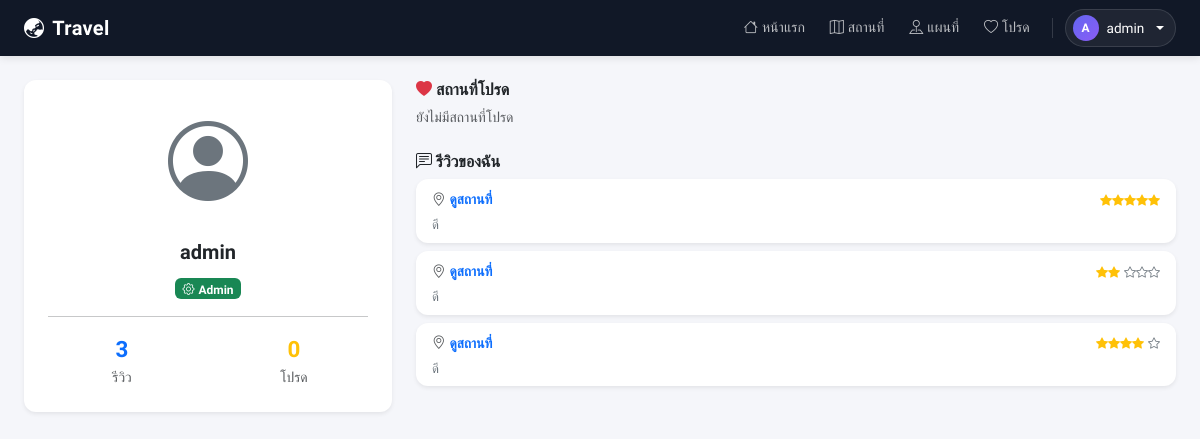
/user/profile (signed in), run on the app's committed database.
### models.py (models this page shows)
class User(db.Model, UserMixin):
    __tablename__ = 'user'
    id       = db.Column(db.Integer, primary_key=True)
    username = db.Column(db.String(100), unique=True, nullable=False)
    password = db.Column(db.String(200), nullable=False)
    email    = db.Column(db.String(200), unique=True, nullable=True)
    phone    = db.Column(db.String(20),  unique=True, nullable=True)
    is_admin = db.Column(db.Boolean, default=False)
    reviews   = db.relationship('Review',   backref='user', lazy=True)
    favorites = db.relationship('Favorite', backref='user', lazy=True)

class Review(db.Model):
    __tablename__ = 'review'
    id       = db.Column(db.Integer, primary_key=True)
    comment  = db.Column(db.Text,    nullable=False)
    rating   = db.Column(db.Integer, nullable=False)
    user_id  = db.Column(db.Integer, db.ForeignKey('user.id'),  nullable=False)
    place_id = db.Column(db.Integer, db.ForeignKey('place.id'), nullable=False)

### blueprints/user_bp.py (the view)
@user_bp.route('/profile')
@login_required
def profile():
    return _show_profile(current_user)

### blueprints/user_bp.py (called while the page is built)
def _show_profile(user):
    reviews    = Review.query.filter_by(user_id=user.id).all()
    fav_places = [f.place for f in Favorite.query.filter_by(user_id=user.id).all()]
    return render_template('user/profile.html',
                           user=user, reviews=reviews, fav_places=fav_places)

### templates/user/profile.html (shortened to what this page needs)
{% extends 'base.html' %}
{% block content %}
<div class="row g-4">
    <div class="col-md-4">
        <div class="card shadow-sm border-0 p-4 text-center" style="border-radius:16px;">
            <div class="mb-3">
                <i class="bi bi-person-circle" style="font-size:5rem;color:#6c757d;"></i>
            </div>
            <h5 class="fw-bold mb-1">{{ user.username }}</h5>
            <div class="mt-2">
                {% if user.is_admin %}
                    <span class="badge bg-success"><i class="bi bi-gear me-1"></i>Admin</span>
                {% else %}
                    <span class="badge bg-secondary"><i class="bi bi-person me-1"></i>User</span>
                {% endif %}
            </div>
            <hr>
            <div class="row text-center">
                <div class="col">
                    <div class="fw-bold text-primary" style="font-size:1.4rem;">{{ reviews|length }}</div>
                    <div class="text-muted small">รีวิว</div>
                </div>
                <div class="col">
                    <div class="fw-bold text-warning" style="font-size:1.4rem;">{{ fav_places|length }}</div>
                    <div class="text-muted small">โปรด</div>
                </div>
            </div>
        </div>
    </div>
    <div class="col-md-8">
        <h6 class="fw-semibold mb-2"><i class="bi bi-heart-fill text-danger me-1"></i>สถานที่โปรด</h6>
        {% if fav_places %}
        <div class="row g-2 mb-4">
            {% for p in fav_places %}
            <div class="col-6 col-lg-4">
                <a href="{{ url_for('places.detail', id=p.id) }}" class="text-decoration-none text-dark">
                <div class="card border-0 shadow-sm" style="border-radius:10px;overflow:hidden;">
                    {% if p.image_url %}
                    <img src="{{ p.image_url|proxy_url }}" style="height:80px;object-fit:cover;width:100%;" onerror="this.style.display='none'">
                    {% endif %}
                    <div class="p-2">
                        <div class="fw-semibold" style="font-size:0.82rem;">{{ p.name }}</div>
                        <div class="text-muted" style="font-size:0.74rem;"><i class="bi bi-geo-alt"></i> {{ p.location }}</div>
                    </div>
                </div>
                </a>
            </div>
            {% endfor %}
        </div>
        {% else %}
        <p class="text-muted small mb-4">ยังไม่มีสถานที่โปรด</p>
        {% endif %}
        <h6 class="fw-semibold mb-2"><i class="bi bi-chat-left-text me-1"></i>รีวิวของฉัน</h6>
        {% if reviews %}
            {% for r in reviews %}
            <div class="card mb-2 border-0 shadow-sm" style="border-radius:10px;">
                <div class="card-body py-2 px-3">
                    <div class="d-flex justify-content-between align-items-center">
                        <a href="{{ url_for('places.detail', id=r.place_id) }}" class="fw-semibold text-decoration-none" style="font-size:0.85rem;">
                            <i class="bi bi-geo-alt me-1 text-muted"></i>ดูสถานที่
                        </a>
                        <span>
                            {% for i in range(r.rating) %}<i class="bi bi-star-fill text-warning" style="font-size:0.75rem;"></i>{% endfor %}
                            {% for i in range(5 - r.rating) %}<i class="bi bi-star text-secondary" style="font-size:0.75rem;"></i>{% endfor %}
                        </span>
                    </div>
                    <p class="mb-0 mt-1 text-secondary" style="font-size:0.82rem;">{{ r.comment }}</p>
                </div>
            </div>
            {% endfor %}
        {% else %}
        <p class="text-muted small">ยังไม่มีรีวิว</p>
        {% endif %}
    </div>
</div>
{% endblock %}

### templates/base.html (shortened to what this page needs)
<!DOCTYPE html>
<html lang="th">
<head>
    <link href="https://cdn.jsdelivr.net/npm/bootstrap@5.3.0/dist/css/bootstrap.min.css" rel="stylesheet">
    <link href="https://cdn.jsdelivr.net/npm/bootstrap-icons@1.11.3/font/bootstrap-icons.css" rel="stylesheet">
</head>
<body>
<nav class="navbar navbar-dark">
  <div class="container-fluid px-4">
    <a class="navbar-brand d-flex align-items-center" href="{{ url_for('places.home') }}">
        <i class="bi bi-globe-asia-australia me-2"></i>Travel
    </a>
    <div class="d-flex align-items-center gap-1 flex-wrap">
      {% if current_user.is_authenticated %}
        <a href="{{ url_for('places.home') }}" class="nav-link-clean"><i class="bi bi-house me-1"></i>หน้าแรก</a>
        <a href="{{ url_for('places.list_places') }}" class="nav-link-clean"><i class="bi bi-map me-1"></i>สถานที่</a>
        <a href="{{ url_for('places.map_view') }}" class="nav-link-clean"><i class="bi bi-pin-map me-1"></i>แผนที่</a>
        <a href="{{ url_for('places.my_favorites') }}" class="nav-link-clean"><i class="bi bi-heart me-1"></i>โปรด</a>
        <div class="dropdown">
          <button class="user-menu-btn dropdown-toggle" type="button" data-bs-toggle="dropdown" aria-expanded="false">
            <span class="user-avatar">{{ current_user.username[0]|upper }}</span>
            <span>{{ current_user.username }}</span>
          </button>
        </div>
      {% else %}
        <a href="{{ url_for('auth.login') }}" class="nav-link-clean"><i class="bi bi-box-arrow-in-right me-1"></i>เข้าสู่ระบบ</a>
        <a href="{{ url_for('auth.register') }}" class="btn btn-light btn-sm rounded-pill px-3"><i class="bi bi-person-plus me-1"></i>สมัคร</a>
      {% endif %}
    </div>
  </div>
</nav>
<div class="container-fluid px-4 mt-4">
    {% block content %}{% endblock %}
</div>
</body>
</html>

### templates/base.html (style rules this page uses)
body { font-family: 'Prompt', sans-serif; background: #f5f6fa; }
.navbar { box-shadow: 0 2px 8px rgba(0,0,0,.1); background:#111827 !important; }
.navbar-brand { font-weight: 600; letter-spacing:.3px; }
.nav-link-clean { color: rgba(255,255,255,.72); font-size: .88rem; text-decoration: none; padding: .4rem .65rem; border-radius: 6px; transition: color .15s ease, background-color .15s ease; }
.user-menu-btn { display:flex; align-items:center; gap:.5rem; background: rgba(255,255,255,.06); border: 1px solid rgba(255,255,255,.12); color:#fff; font-size:.85rem; padding:.3rem .7rem .3rem .4rem; border-radius: 999px; }
.user-avatar { width:26px; height:26px; border-radius:50%; background: linear-gradient(135deg,#6366f1,#8b5cf6); display:flex; align-items:center; justify-content:center; font-size:.75rem; font-weight:600; color:#fff; }
.card { border-radius: 12px !important; }

### data on the page
User: username "A", username "admin"
Review: rating 5 (drawn), comment "ดี"
Review: rating 2 (drawn), comment "ดี"
Review: rating 4 (drawn), comment "ดี"

### other printed values
{{ reviews|length }} "3"
{{ fav_places|length }} "0"
